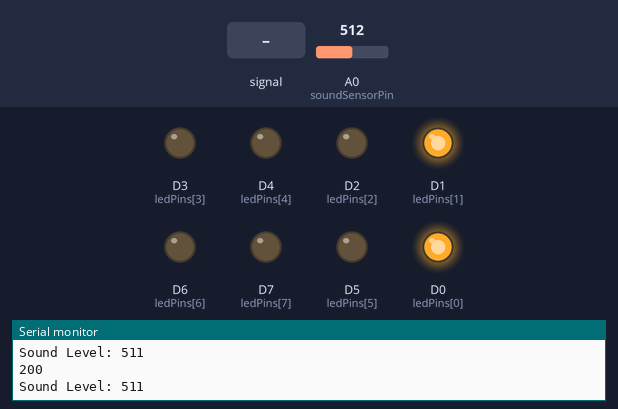
A sketch run on a simulated ESP8266 (NodeMCU). On the bench: output pins drawn as LEDs (lit = HIGH), the last lines printed to the serial monitor. The test bench sets the inputs (shaded band); at power-on: A0 (soundSensorPin) = 512. WiFi joins after 1.5 s; servers stay silent unless stated; uploads are accepted with an empty reply.

Above: at 2.7 s.
2.8 s: A0 (soundSensorPin) fed a 200 Hz sine of ±255 counts around its level
At 5.6 s:
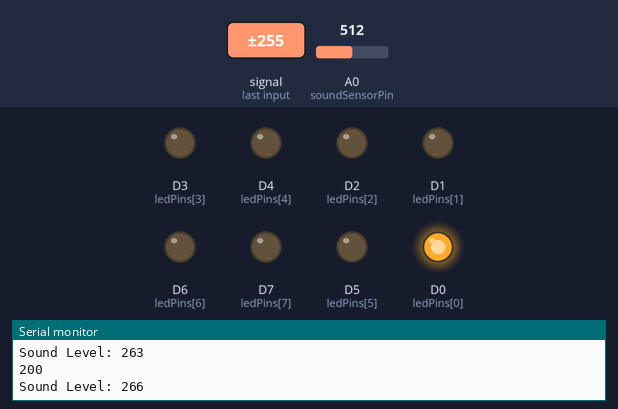
5.8 s: A0 (soundSensorPin) set to 190
At 6.4 s:
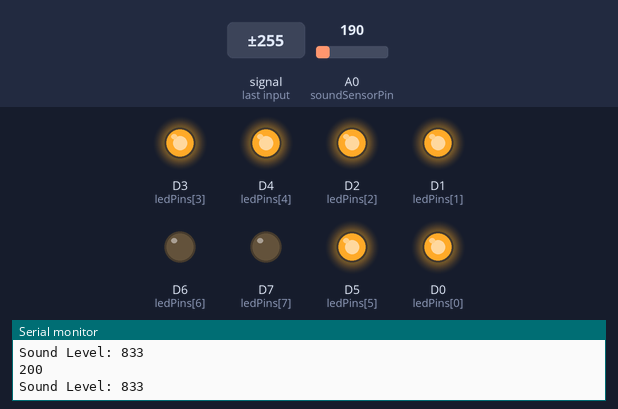
7.4 s: A0 (soundSensorPin) set to 137
8.9 s: A0 (soundSensorPin) set to 115
At 10.1 s:
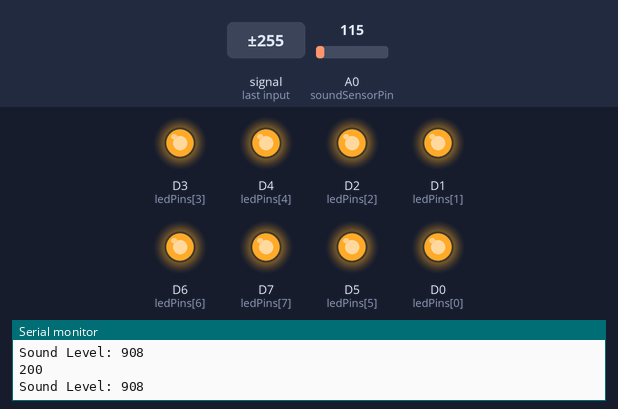
10.4 s: A0 (soundSensorPin) set to 210
At 11.4 s:
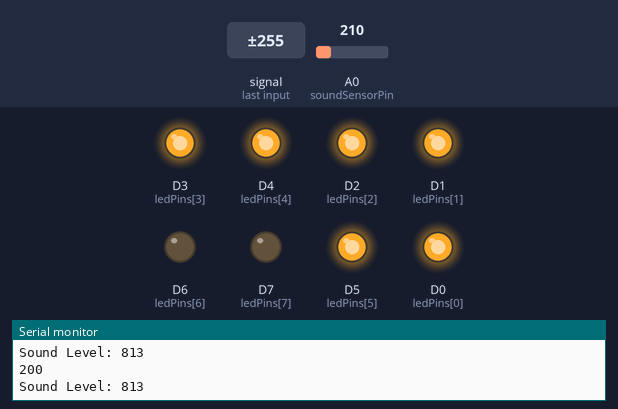
12.0 s: A0 (soundSensorPin) set to 122
At 12.8 s:
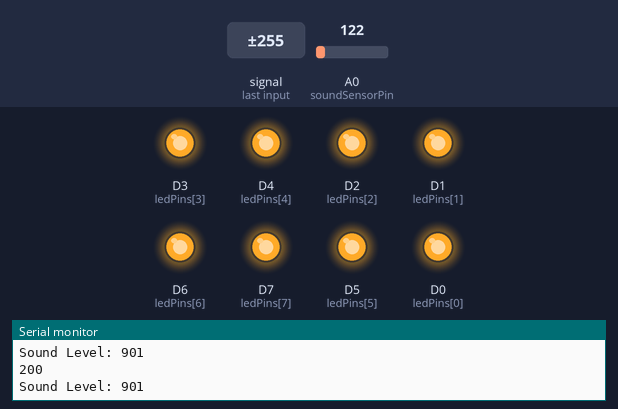
Timing chart, 0 to 14.6 s (numbered marks = the images above; inputs shaded):
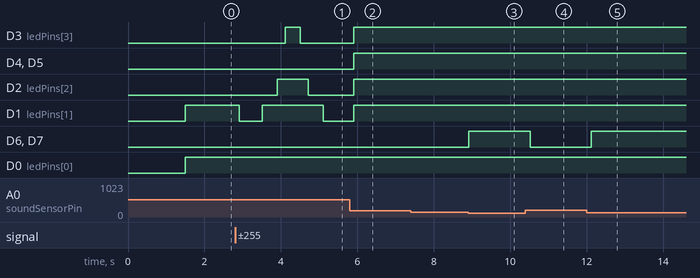

Measured:
- the behaviour switches between 124 and 123 on A0 (soundSensorPin) (found by bisection; images 2 and 3)
- after the input at 2.8 s, D3 (ledPins[3]): LOW → HIGH after 1.3 s, → LOW 0.40 s later; D2 (ledPins[2]): LOW → HIGH after 1.1 s, → LOW 0.80 s later; D1 (ledPins[1]): HIGH → LOW after 0.11 s, → HIGH 0.60 s later, → LOW 1.6 s later
- after the input at 5.8 s, D4 (ledPins[4]), D5 (ledPins[5]): LOW → HIGH after 0.11 s
- after the input at 8.9 s, D6 (ledPins[6]), D7 (ledPins[7]): LOW → HIGH at once
- after the input at 10.4 s, D6 (ledPins[6]), D7 (ledPins[7]): HIGH → LOW after 0.12 s
- after the input at 12.0 s, D6 (ledPins[6]), D7 (ledPins[7]): LOW → HIGH after 0.13 s

The sketch:

ARDUINOSOUNDSENSORFINAL.ino
```cpp
#include <ESP8266WiFi.h>
#include <ESP8266HTTPClient.h>
#include <ArduinoJson.h>

const char* ssid = "Hijikata-san";             // Replace with your WiFi SSID
const char* password = "huhuhuhuhu";           // Replace with your WiFi password
const char* server = "192.168.71.247";          // Replace with your server IP address

const int soundSensorPin = A0;                // Analog pin for sound sensor

// Define LED pins (2 red, 2 green, 2 orange)
const int ledPins[] = {D0, D1, D2, D3, D4, D5, D6, D7}; // Pins connected to LEDs
const int numLeds = sizeof(ledPins) / sizeof(ledPins[0]);

WiFiClient wifiClient;

void setup() {
  Serial.begin(115200);

  // Initialize LED pins as outputs
  for (int i = 0; i < numLeds; i++) {
    pinMode(ledPins[i], OUTPUT);
    digitalWrite(ledPins[i], LOW); // Ensure all LEDs are off initially
  }

  WiFi.begin(ssid, password);
  Serial.print("Connecting to ");
  Serial.println(ssid);

  while (WiFi.status() != WL_CONNECTED) {
    delay(500);
    Serial.print(".");
  }

  Serial.println("");
  Serial.println("WiFi connected");
  Serial.print("IP address: ");
  Serial.println(WiFi.localIP());
}

void loop() {
  int soundLevel = analogRead(soundSensorPin); // Read sound level
  int invertedSoundLevel = 1023 - soundLevel; // Invert the sound level reading

  Serial.print("Sound Level: ");
  Serial.println(invertedSoundLevel);

  // Determine which LEDs to light up based on the sound level
  if (invertedSoundLevel < 200) {
    lightUpLeds(0); // No LEDs on
  } else if (invertedSoundLevel < 400) {
    lightUpLeds(1); // 1 red LED
  } else if (invertedSoundLevel < 600) {
    lightUpLeds(2); // 2 red LEDs
  } else if (invertedSoundLevel < 700) {
    lightUpLeds(3); // 2 red LEDs + 1 green LED
  } else if (invertedSoundLevel < 800) {
    lightUpLeds(4); // 2 red LEDs + 2 green LEDs
  } else if (invertedSoundLevel < 900) {
    lightUpLeds(6); // 2 red LEDs + 2 green LEDs + 1 orange LED
  } else {
    lightUpLeds(8); // All LEDs on
  }

  // Send data to the backend server
  if (WiFi.status() == WL_CONNECTED) {
    HTTPClient http;
    String url = "http://" + String(server) + ":3000/api/audio";
    http.begin(wifiClient, url); // Correct usage of http.begin with WiFiClient and URL
    http.addHeader("Content-Type", "application/json");

    // Create JSON payload
    StaticJsonDocument<200> jsonDoc;
    jsonDoc["level"] = invertedSoundLevel;
    String postData;
    serializeJson(jsonDoc, postData);

    int httpResponseCode = http.POST(postData);
    if (httpResponseCode > 0) {
      String response = http.getString();
      Serial.println(httpResponseCode);
      Serial.println(response);
    } else {
      Serial.print("Error on sending POST: ");
      Serial.println(httpResponseCode);
    }
    http.end();
  } else {
    Serial.println("WiFi not connected");
  }

  // No delay to ensure real-time response
}

void lightUpLeds(int numLedsToLight) {
  for (int i = 0; i < numLeds; i++) {
    if (i < numLedsToLight) {
      digitalWrite(ledPins[i], HIGH); // Turn on LED
    } else {
      digitalWrite(ledPins[i], LOW); // Turn off LED
    }
  }
}
```
